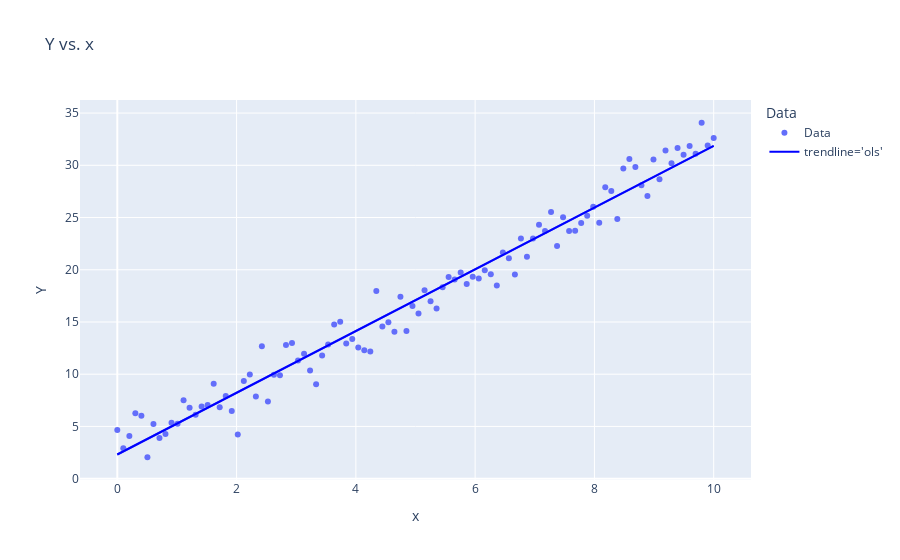

Notebook code cell kept with this figure:
### Markdown cell above
### 2. Use a dataset simulated from your theoretical Simple Linear Regression model to demonstrate how to create and visualize a fitted Simple Linear Regression model using *pandas* and *import statsmodels.formula.api as smf*<br>

<details class="details-example"><summary style="color:blue"><u>Further Guidance</u></summary>

> - _Combine the **simulated** `x` and `Y` into a `pandas` data frame object named `df` with the column names "x" and "Y"_
> 
> - _Replace the inline question comments below with their answers (working with a ChatBot if needed)_
>
> ```python
> import statsmodels.formula.api as smf  # Library for statistical modeling in Python
> import plotly.express as px  # this is a ploting library
>
> # what are the following two steps doing?
> model_data_specification = smf.ols("Y~x", data=df) # defines the model specification, where "Y ~ x" is the formula indicating Y as the dependent variable and x as the independent variable.
> fitted_model = model_data_specification.fit() # fits the model to the data, estimating the coefficents for the intercept and slope.
>
> # what do each of the following provide?
> fitted_model.summary()  # full model summary, including coeficients, R-squred, p-values and diagonostics. 
> fitted_model.summary().tables[1]  # simple explanation?
> fitted_model.params  # simple explanation?
> fitted_model.params.values  # simple explanation?
> fitted_model.rsquared  # simple explanation?
>
> # what two things does this add onto the figure?
> df['Data'] = 'Data' # hack to add data to legend 
> fig = px.scatter(df, x='x',  y='Y', color='Data', 
>                  trendline='ols', title='Y vs. x')
>
> # This is essentially what above `trendline='ols'` does
> fig.add_scatter(x=df['x'], y=fitted_model.fittedvalues,
>                 line=dict(color='blue'), name="trendline='ols'")
> 
> fig.show() # USE `fig.show(renderer="png")` FOR ALL GitHub and MarkUs SUBMISSIONS
> ```
>
> _The plotting here uses the `plotly.express` form `fig.add_scatter(x=x, y=Y)` rather than the `plotly.graph_objects` form `fig.add_trace(go.Scatter(x=x, y=Y))`. The difference between these two was noted in the "Further Guidance" comments in the previous question; but, the preference for the former in this case is because `px` allows us to access `trendline='ols'` through `px.scatter(df, x='x',  y='Y', trendline='ols')`_
>
> ---
> 
> _Don't forget to ask for summaries of all your different ChatBot sessions and organize and paste these into your homework notebook (including link(s) to chat log histories if you're using ChatBot) But if you're using the STA130 custom NBLM ChatBot, you'll only be able to ask for summaries, of course!_      

</details>

### Code cell
import statsmodels.formula.api as smf  # Library for statistical modeling in Python
import plotly.express as px  # this is a ploting library
import numpy as np
import pandas as pd

# Simulate data for X and Y
np.random.seed(0)
beta_0 = 2   # Intercept
beta_1 = 3   # Slope
sigma = 1.5  # Standard deviation of the error term

# Generate independent variable X and error term
X = np.linspace(0, 10, 100)
epsilon = np.random.normal(0, sigma, size=X.size)
Y = beta_0 + beta_1 * X + epsilon

# Combine into a DataFrame with specified column names
df = pd.DataFrame({'x': X, 'Y': Y})

# what are the following two steps doing?
model_data_specification = smf.ols("Y~x", data=df) # defines the model specification, where "Y ~ x" is the formula indicating Y as the dependent variable and x as the independent variable.
fitted_model = model_data_specification.fit() # fits the model to the data, estimating the coefficents for the intercept and slope.

# what do each of the following provide?
fitted_model.summary()  # full model summary, including coeficients, R-squred, p-values and diagonostics. 
fitted_model.summary().tables[1]  # coefficient table with estimates, errors, t-values and p-values
fitted_model.params  # estimate the intercept and slope
fitted_model.params.values  # array of intercept and slope values
fitted_model.rsquared  # R-squred, representing the proportion of variance in Y explained by X

# what two things does this add onto the figure?
df['Data'] = 'Data' # hack to add data to legend; Create a column called "Data" allow us to label the scatter plot points.
fig = px.scatter(df, x='x',  y='Y', color='Data', 
                 trendline='ols', title='Y vs. x')
# Adding `trendline='ols'` to `px.scatter` creates a fitted regression line based on ordinary least squares.

# This is essentially what above `trendline='ols'` does
fig.add_scatter(x=df['x'], y=fitted_model.fittedvalues,
                line=dict(color='blue'), name="trendline='ols'")

fig.show() # USE `fig.show(renderer="png")` FOR ALL GitHub and MarkUs SUBMISSIONS

### Figure 1 — Plotly figure (JSON) as saved in the notebook; plotly's stock layout.template omitted (floating-point values rounded to 4 significant figures)
{"data": [{"hovertemplate": "Data=Data<br>x=%{x}<br>Y=%{y}<extra></extra>", "legendgroup": "Data", "marker": {"color": "#636efa", "symbol": "circle"}, "mode": "markers", "name": "Data", "orientation": "v", "showlegend": true, "type": "scatter", "x": [0, 0.101, 0.202, 0.303, 0.404, 0.5051, 0.6061, 0.7071, 0.8081, 0.9091, 1.01, 1.111, 1.212, 1.313, 1.414, 1.515, 1.616, 1.717, 1.818, 1.919, 2.02, 2.121, 2.222, 2.323, 2.424, 2.525, 2.626, 2.727, 2.828, 2.929, 3.03, 3.131, 3.232, 3.333, 3.434, 3.535, 3.636, 3.737, 3.838, 3.939, 4.04, 4.141, 4.242, 4.343, 4.444, 4.545, 4.646, 4.747, 4.848, 4.949, 5.051, 5.152, 5.253, 5.354, 5.455, 5.556, 5.657, 5.758, 5.859, 5.96, 6.061, 6.162, 6.263, 6.364, 6.465, 6.566, 6.667, 6.768, 6.869, 6.97, 7.071, 7.172, 7.273, 7.374, 7.475, 7.576, 7.677, 7.778, 7.879, 7.98, 8.081, 8.182, 8.283, 8.384, 8.485, 8.586, 8.687, 8.788, 8.889, 8.99, 9.091, 9.192, 9.293, 9.394, 9.495, 9.596, 9.697, 9.798, 9.899, 10], "xaxis": "x", "y": [4.646, 2.903, 4.074, 6.27, 6.013, 2.049, 5.243, 3.894, 4.269, 5.343, 5.246, 7.515, 6.778, 6.122, 6.908, 7.046, 9.09, 6.844, 7.924, 6.476, 4.231, 9.344, 9.963, 7.856, 12.68, 7.394, 9.947, 9.901, 12.78, 12.99, 11.32, 11.96, 10.37, 9.029, 11.78, 12.84, 14.75, 15.02, 12.93, 13.36, 12.55, 12.29, 12.17, 17.96, 14.57, 14.98, 14.06, 17.41, 14.12, 16.53, 15.81, 18.03, 16.99, 16.29, 18.32, 19.31, 19.07, 19.73, 18.62, 19.33, 19.17, 19.95, 19.57, 18.5, 21.66, 21.09, 19.55, 23.0, 21.25, 22.99, 24.31, 23.71, 25.53, 22.27, 25.03, 23.7, 23.72, 24.47, 25.17, 26.02, 24.49, 27.9, 27.55, 24.85, 29.69, 30.6, 29.83, 28.09, 27.06, 30.55, 28.67, 31.41, 30.19, 31.65, 31.02, 31.85, 31.11, 34.07, 31.89, 32.6], "yaxis": "y"}, {"hovertemplate": "<b>OLS trendline</b><br>Y = 2.9554 * x + 2.31271<br>R<sup>2</sup>=0.970354<br><br>Data=Data<br>x=%{x}<br>Y=%{y} <b>(trend)</b><extra></extra>", "legendgroup": "Data", "marker": {"color": "#636efa", "symbol": "circle"}, "mode": "lines", "name": "Data", "showlegend": false, "type": "scatter", "x": [0, 0.101, 0.202, 0.303, 0.404, 0.5051, 0.6061, 0.7071, 0.8081, 0.9091, 1.01, 1.111, 1.212, 1.313, 1.414, 1.515, 1.616, 1.717, 1.818, 1.919, 2.02, 2.121, 2.222, 2.323, 2.424, 2.525, 2.626, 2.727, 2.828, 2.929, 3.03, 3.131, 3.232, 3.333, 3.434, 3.535, 3.636, 3.737, 3.838, 3.939, 4.04, 4.141, 4.242, 4.343, 4.444, 4.545, 4.646, 4.747, 4.848, 4.949, 5.051, 5.152, 5.253, 5.354, 5.455, 5.556, 5.657, 5.758, 5.859, 5.96, 6.061, 6.162, 6.263, 6.364, 6.465, 6.566, 6.667, 6.768, 6.869, 6.97, 7.071, 7.172, 7.273, 7.374, 7.475, 7.576, 7.677, 7.778, 7.879, 7.98, 8.081, 8.182, 8.283, 8.384, 8.485, 8.586, 8.687, 8.788, 8.889, 8.99, 9.091, 9.192, 9.293, 9.394, 9.495, 9.596, 9.697, 9.798, 9.899, 10], "xaxis": "x", "y": [2.313, 2.611, 2.91, 3.208, 3.507, 3.805, 4.104, 4.402, 4.701, 4.999, 5.298, 5.596, 5.895, 6.194, 6.492, 6.791, 7.089, 7.388, 7.686, 7.985, 8.283, 8.582, 8.88, 9.179, 9.477, 9.776, 10.07, 10.37, 10.67, 10.97, 11.27, 11.57, 11.87, 12.16, 12.46, 12.76, 13.06, 13.36, 13.66, 13.96, 14.25, 14.55, 14.85, 15.15, 15.45, 15.75, 16.04, 16.34, 16.64, 16.94, 17.24, 17.54, 17.84, 18.13, 18.43, 18.73, 19.03, 19.33, 19.63, 19.93, 20.22, 20.52, 20.82, 21.12, 21.42, 21.72, 22.02, 22.31, 22.61, 22.91, 23.21, 23.51, 23.81, 24.11, 24.4, 24.7, 25.0, 25.3, 25.6, 25.9, 26.19, 26.49, 26.79, 27.09, 27.39, 27.69, 27.99, 28.28, 28.58, 28.88, 29.18, 29.48, 29.78, 30.08, 30.37, 30.67, 30.97, 31.27, 31.57, 31.87], "yaxis": "y"}, {"line": {"color": "blue"}, "name": "trendline='ols'", "type": "scatter", "x": [0, 0.101, 0.202, 0.303, 0.404, 0.5051, 0.6061, 0.7071, 0.8081, 0.9091, 1.01, 1.111, 1.212, 1.313, 1.414, 1.515, 1.616, 1.717, 1.818, 1.919, 2.02, 2.121, 2.222, 2.323, 2.424, 2.525, 2.626, 2.727, 2.828, 2.929, 3.03, 3.131, 3.232, 3.333, 3.434, 3.535, 3.636, 3.737, 3.838, 3.939, 4.04, 4.141, 4.242, 4.343, 4.444, 4.545, 4.646, 4.747, 4.848, 4.949, 5.051, 5.152, 5.253, 5.354, 5.455, 5.556, 5.657, 5.758, 5.859, 5.96, 6.061, 6.162, 6.263, 6.364, 6.465, 6.566, 6.667, 6.768, 6.869, 6.97, 7.071, 7.172, 7.273, 7.374, 7.475, 7.576, 7.677, 7.778, 7.879, 7.98, 8.081, 8.182, 8.283, 8.384, 8.485, 8.586, 8.687, 8.788, 8.889, 8.99, 9.091, 9.192, 9.293, 9.394, 9.495, 9.596, 9.697, 9.798, 9.899, 10], "y": [2.313, 2.611, 2.91, 3.208, 3.507, 3.805, 4.104, 4.402, 4.701, 4.999, 5.298, 5.596, 5.895, 6.194, 6.492, 6.791, 7.089, 7.388, 7.686, 7.985, 8.283, 8.582, 8.88, 9.179, 9.477, 9.776, 10.07, 10.37, 10.67, 10.97, 11.27, 11.57, 11.87, 12.16, 12.46, 12.76, 13.06, 13.36, 13.66, 13.96, 14.25, 14.55, 14.85, 15.15, 15.45, 15.75, 16.04, 16.34, 16.64, 16.94, 17.24, 17.54, 17.84, 18.13, 18.43, 18.73, 19.03, 19.33, 19.63, 19.93, 20.22, 20.52, 20.82, 21.12, 21.42, 21.72, 22.02, 22.31, 22.61, 22.91, 23.21, 23.51, 23.81, 24.11, 24.4, 24.7, 25.0, 25.3, 25.6, 25.9, 26.19, 26.49, 26.79, 27.09, 27.39, 27.69, 27.99, 28.28, 28.58, 28.88, 29.18, 29.48, 29.78, 30.08, 30.37, 30.67, 30.97, 31.27, 31.57, 31.87]}], "layout": {"legend": {"title": {"text": "Data"}, "tracegroupgap": 0}, "title": {"text": "Y vs. x"}, "xaxis": {"anchor": "y", "domain": [0, 1], "title": {"text": "x"}}, "yaxis": {"anchor": "x", "domain": [0, 1], "title": {"text": "Y"}}}}
